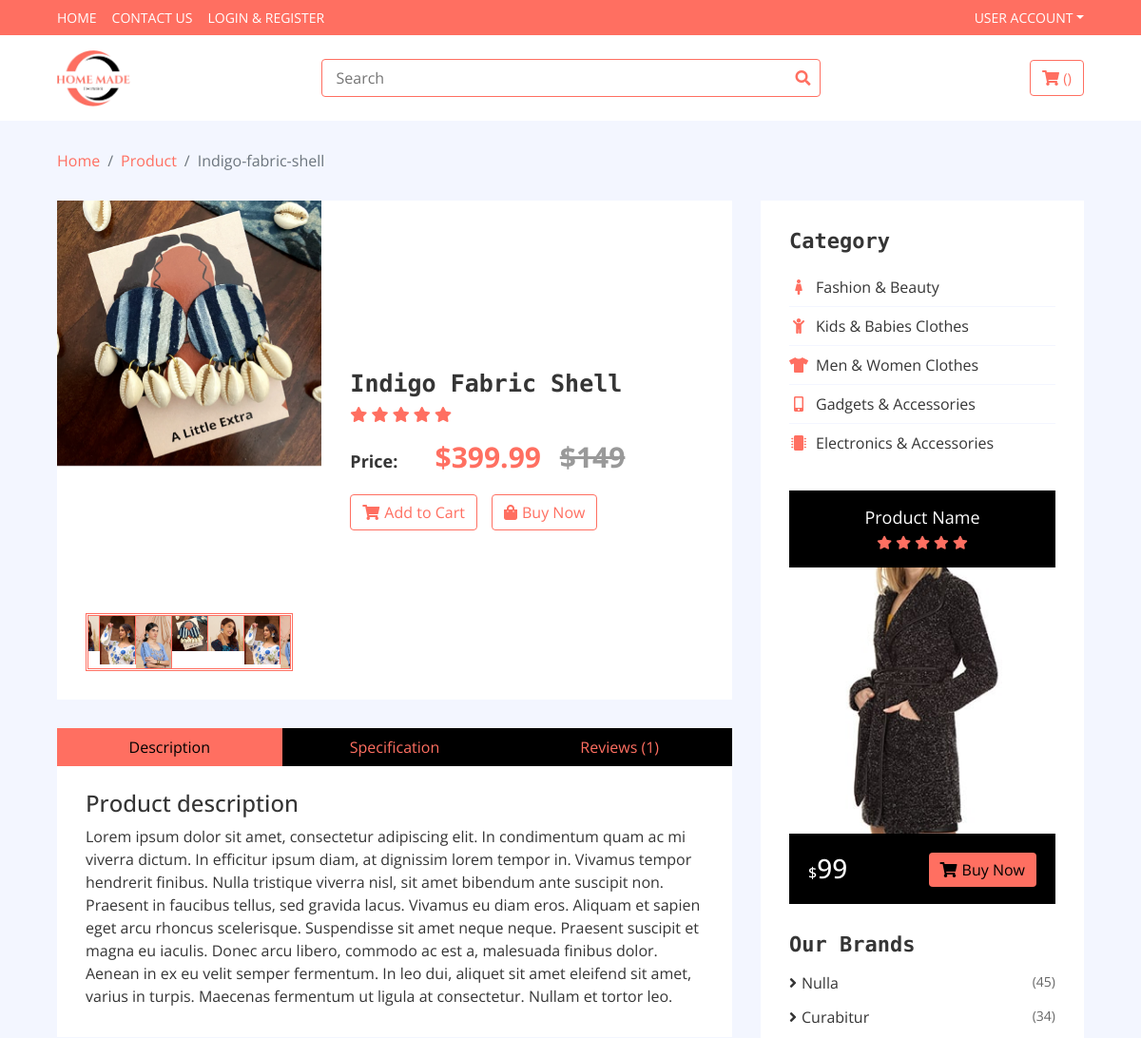
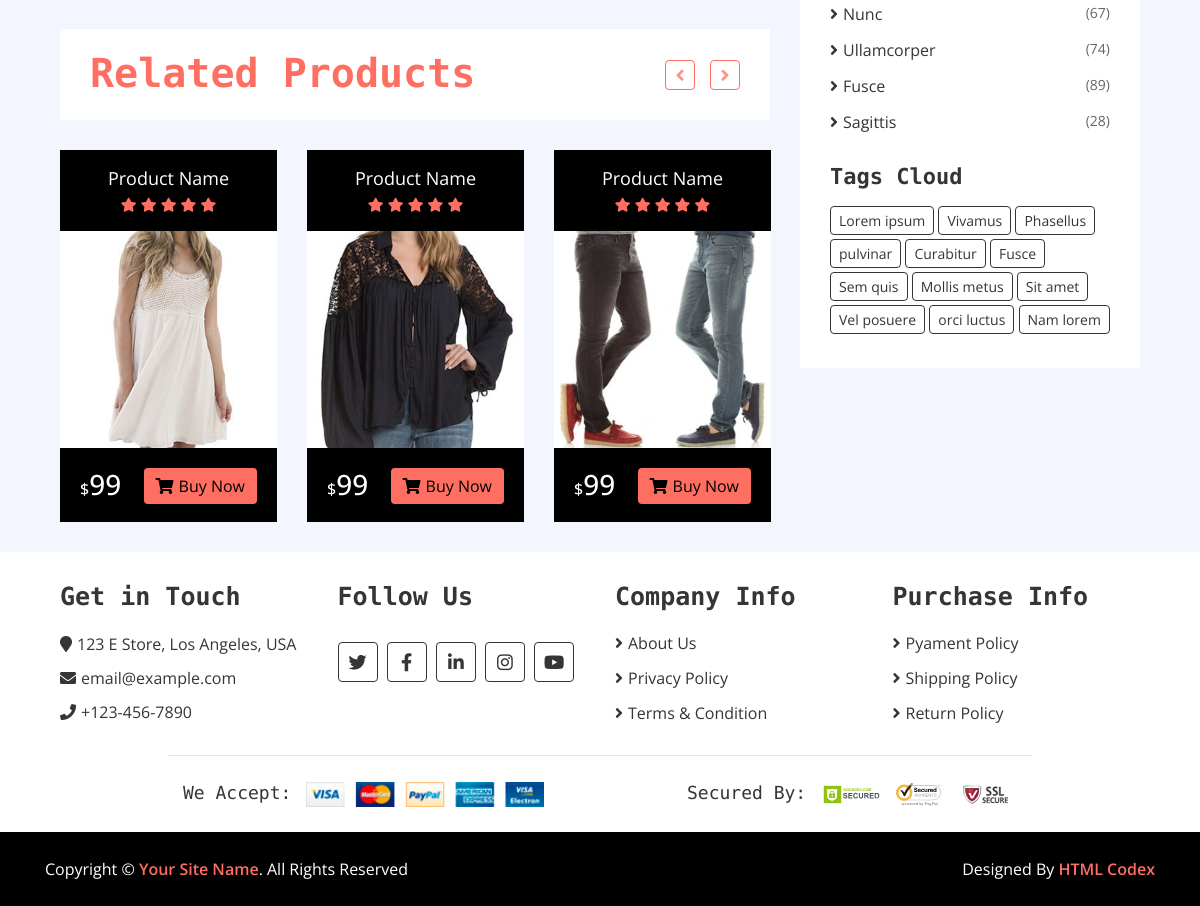
The page /product/indigo-fabric-shell/ on the database its author committed (2 pictures, top to bottom).
### siteApp/models.py (models this page shows, shortened)
class ProductImage(BaseModel):
    product = models.ForeignKey('Product',on_delete=models.CASCADE, related_name='product_image')
    image = models.ImageField(upload_to='products/')

class Product(BaseModel):
    title = models.CharField(max_length=100)
    description = models.TextField()
    price = models.DecimalField(max_digits=10,decimal_places=2)
    slug = models.SlugField(unique=True,null=True,blank=True)
    category = models.ForeignKey('Category', on_delete=models.CASCADE,related_name='products')

### siteApp/views.py (the view)
# urls.py: path('<slug>/',get_product,name="get_product")
def get_product(request,slug):
    try:
        products = Product.objects.get(slug=slug)
        return render(request,'product/product.html',context={'products':products})
    except Product.DoesNotExist:
        raise Http404("Product not found")
    except Exception as e:
        print(e)

### templates/product/product.html (shortened to what this page needs)
{% extends "base/base.html" %}
{% block  start %}
<div class="product-detail">
    <div class="container-fluid">
        <div class="row">
            <div class="col-lg-8">
                <div class="product-detail-top">
                    <div class="row align-items-center">
                        <div class="col-md-5">
                            <div class="product-slider-single normal-slider">
                               {% for image in products.product_image.all %}
                                <img src="/media/{{ image.image }}" alt="Product Image">
                                {% endfor %}
                            </div>
                            <div class="product-slider-single-nav normal-slider">
                                {% for image in products.product_image.all %}
                                <div class="slider-nav-img"><img src="/media/{{ image.image }}" alt="Product Image"></div>
                                {% endfor %}
                            </div>
                        </div>
                        <div class="col-md-7">
                            <div class="product-content">
                                <div class="title"><h2>{{products.title}}</h2></div>
                                <div class="ratting">
                                    <i class="fa fa-star"></i>
                                    <i class="fa fa-star"></i>
                                    <i class="fa fa-star"></i>
                                    <i class="fa fa-star"></i>
                                    <i class="fa fa-star"></i>
                                </div>
                                <div class="price">
                                    <h4>Price:</h4>
                                    <p>${{products.price}} <span>$149</span></p>
                                </div>
                                <div class="action">
                                    {% if user.is_authenticated %}
                                    {% include "base/alert.html" %}
                                    <a class="btn" href="{% url 'add_to_cart' products.uid %}"><i class="fa fa-shopping-cart"></i>Add to Cart</a>
                                    <a class="btn" href="#"><i class="fa fa-shopping-bag"></i>Buy Now</a>
                                    {% else %}
                                    <a class="btn" href="{% url 'login' %}"><i class="fa fa-shopping-cart"></i>Add to Cart</a>
                                    <a class="btn" href="#"><i class="fa fa-shopping-bag"></i>Buy Now</a>
                                    {% endif %}
                                </div>
                            </div>
                        </div>
                    </div>
                </div>
                <div class="row product-detail-bottom">
                    <div class="col-lg-12">
                        <ul class="nav nav-pills nav-justified">
                            <li class="nav-item">
                                <a class="nav-link active" data-toggle="pill" href="#description">Description</a>
                            </li>
                            <li class="nav-item">
                                <a class="nav-link" data-toggle="pill" href="#specification">Specification</a>
                            </li>
                            <li class="nav-item">
                                <a class="nav-link" data-toggle="pill" href="#reviews">Reviews (1)</a>
                            </li>
                        </ul>
                        <div class="tab-content">
                            <div id="description" class="container tab-pane active">
                                <h4>Product description</h4>
                                <p>
                                    Lorem ipsum dolor sit amet, consectetur adipiscing elit. In condimentum quam ac mi viverra dictum. In efficitur ipsum diam, at dignissim lorem tempor in. Vivamus tempor hendrerit finibus. Nulla tristique viverra nisl, sit amet bibendum ante suscipit non. Praesent in faucibus tellus, sed gravida lacus. Vivamus eu diam eros. Aliquam et sapien eget arcu rhoncus scelerisque. Suspendisse sit amet neque neque. Praesent suscipit et magna eu iaculis. Donec arcu libero, commodo ac est a, malesuada finibus dolor. Aenean in ex eu velit semper fermentum. In leo dui, aliquet sit amet eleifend sit amet, varius in turpis. Maecenas fermentum ut ligula at consectetur. Nullam et tortor leo.
                                </p>
                            </div>
                        </div>
                    </div>
                </div>
                <div class="product">
                    <div class="section-header">
                        <h1>Related Products</h1>
                    </div>
                    <div class="row align-items-center product-slider product-slider-3">
                        <div class="col-lg-3">
                            <div class="product-item">
                                <div class="product-title">
                                    <a href="#">Product Name</a>
                                    <div class="ratting">
                                        <i class="fa fa-star"></i>
                                        <i class="fa fa-star"></i>
                                        <i class="fa fa-star"></i>
                                        <i class="fa fa-star"></i>
                                        <i class="fa fa-star"></i>
                                    </div>
                                </div>
                                <div class="product-image">
                                    <a href="product-detail.html">
                                        <img src="img/product-10.jpg" alt="Product Image">
                                    </a>
                                </div>
                                <div class="product-price">
                                    <h3><span>$</span>99</h3>
                                    <a class="btn" href=""><i class="fa fa-shopping-cart"></i>Buy Now</a>
                                </div>
                            </div>
                        </div>
                        <div class="col-lg-3">
                            <div class="product-item">
                                <div class="product-title">
                                    <a href="#">Product Name</a>
                                    <div class="ratting">
                                        <i class="fa fa-star"></i>
                                        <i class="fa fa-star"></i>
                                        <i class="fa fa-star"></i>
                                        <i class="fa fa-star"></i>
                                        <i class="fa fa-star"></i>
                                    </div>
                                </div>
                                <div class="product-image">
                                    <a href="product-detail.html">
                                        <img src="img/product-8.jpg" alt="Product Image">
                                    </a>
                                </div>
                                <div class="product-price">
                                    <h3><span>$</span>99</h3>
                                    <a class="btn" href=""><i class="fa fa-shopping-cart"></i>Buy Now</a>
                                </div>
                            </div>
                        </div>
                        <div class="col-lg-3">
                            <div class="product-item">
                                <div class="product-title">
                                    <a href="#">Product Name</a>
                                    <div class="ratting">
                                        <i class="fa fa-star"></i>
                                        <i class="fa fa-star"></i>
                                        <i class="fa fa-star"></i>
                                        <i class="fa fa-star"></i>
                                        <i class="fa fa-star"></i>
                                    </div>
                                </div>
                                <div class="product-image">
                                    <a href="product-detail.html">
                                        <img src="img/product-6.jpg" alt="Product Image">
                                    </a>
                                </div>
                                <div class="product-price">
                                    <h3><span>$</span>99</h3>
                                    <a class="btn" href=""><i class="fa fa-shopping-cart"></i>Buy Now</a>
                                </div>
                            </div>
                        </div>
                    </div>
                </div>
            </div>
            <div class="col-lg-4 sidebar">
                <div class="sidebar-widget category">
                    <h2 class="title">Category</h2>
                    <nav class="navbar bg-light">
                        <ul class="navbar-nav">
                            <li class="nav-item">
                                <a class="nav-link" href="#"><i class="fa fa-female"></i>Fashion & Beauty</a>
                            </li>
                            <li class="nav-item">
                                <a class="nav-link" href="#"><i class="fa fa-child"></i>Kids & Babies Clothes</a>
                            </li>
                            <li class="nav-item">
                                <a class="nav-link" href="#"><i class="fa fa-tshirt"></i>Men & Women Clothes</a>
                            </li>
                            <li class="nav-item">
                                <a class="nav-link" href="#"><i class="fa fa-mobile-alt"></i>Gadgets & Accessories</a>
                            </li>
                            <li class="nav-item">
                                <a class="nav-link" href="#"><i class="fa fa-microchip"></i>Electronics & Accessories</a>
                            </li>
                        </ul>
                    </nav>
                </div>
                <div class="sidebar-widget widget-slider">
                    <div class="sidebar-slider normal-slider">
                        <div class="product-item">
                            <div class="product-title">
                                <a href="#">Product Name</a>
                                <div class="ratting">
                                    <i class="fa fa-star"></i>
                                    <i class="fa fa-star"></i>
                                    <i class="fa fa-star"></i>
                                    <i class="fa fa-star"></i>
                                    <i class="fa fa-star"></i>
                                </div>
                            </div>
                            <div class="product-image">
                                <a href="product-detail.html">
                                    <img src="img/product-7.jpg" alt="Product Image">
                                </a>
                            </div>
                            <div class="product-price">
                                <h3><span>$</span>99</h3>
                                <a class="btn" href=""><i class="fa fa-shopping-cart"></i>Buy Now</a>
                            </div>
                        </div>
                    </div>
                </div>
                <div class="sidebar-widget brands">
                    <h2 class="title">Our Brands</h2>
                    <ul>
                        <li><a href="#">Nulla </a><span>(45)</span></li>
                        <li><a href="#">Curabitur </a><span>(34)</span></li>
                        <li><a href="#">Nunc </a><span>(67)</span></li>
                        <li><a href="#">Ullamcorper</a><span>(74)</span></li>
                        <li><a href="#">Fusce </a><span>(89)</span></li>
                        <li><a href="#">Sagittis</a><span>(28)</span></li>
                    </ul>
                </div>
                <div class="sidebar-widget tag">
                    <h2 class="title">Tags Cloud</h2>
                    <a href="#">Lorem ipsum</a>
                    <a href="#">Vivamus</a>
                    <a href="#">Phasellus</a>
                    <a href="#">pulvinar</a>
                    <a href="#">Curabitur</a>
                    <a href="#">Fusce</a>
                    <a href="#">Sem quis</a>
                    <a href="#">Mollis metus</a>
                    <a href="#">Sit amet</a>
                    <a href="#">Vel posuere</a>
                    <a href="#">orci luctus</a>
                    <a href="#">Nam lorem</a>
                </div>
            </div>
        </div>
    </div>
</div>
{% endblock  %}

### rows shown on the page
ProductImage: image (picture)
ProductImage: image (picture)
ProductImage: image (picture)
ProductImage: image (picture)
Product: title "Indigo Fabric Shell", price "399.99"

### other values the page prints
{{ crumb.name }} "Product"
{{ crumb.name }} "Indigo-fabric-shell"
